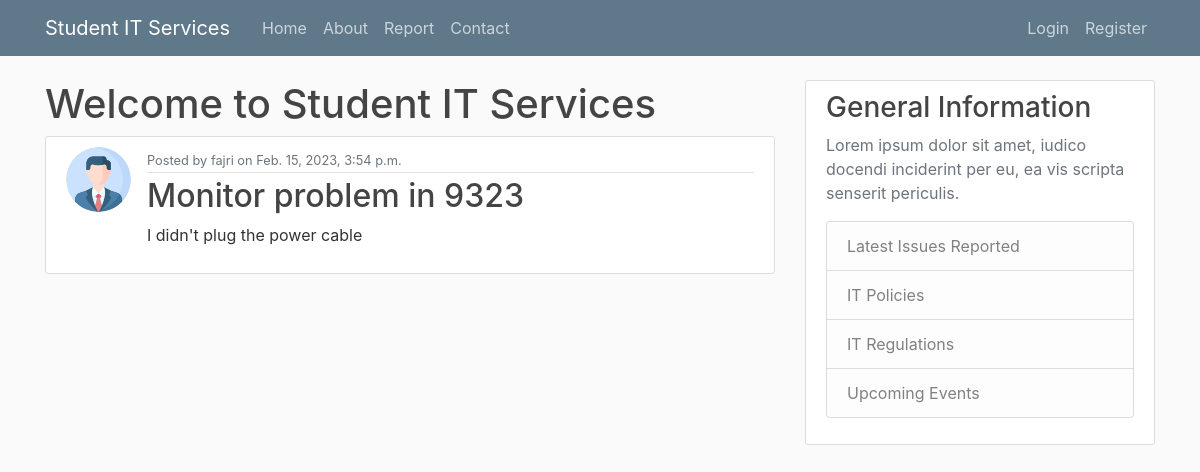
/report/, run on an earlier commit of the app's database.
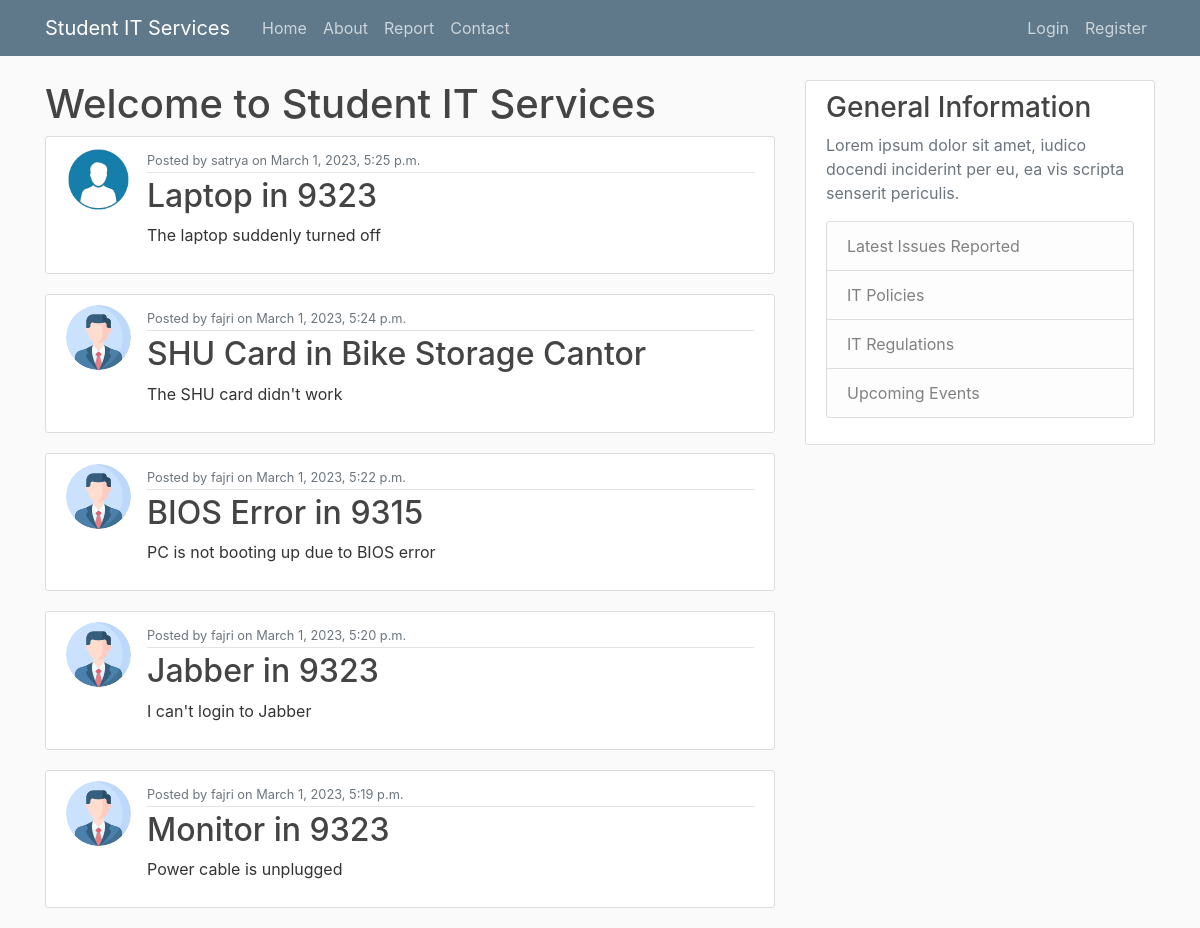
And on a later commit of the database.
### itreporting/models.py (models this page shows, shortened)
class Issue(models.Model):
    type = models.CharField(max_length = 100)
    room = models.CharField(max_length = 100)
    details = models.TextField()
    date_submitted = models.DateTimeField(default = timezone.now)
    author = models.ForeignKey(User, on_delete = models.CASCADE)

### users/models.py (models this page shows, shortened)
class Profile(models.Model):
    user = models.OneToOneField(User, on_delete=models.CASCADE)
    image = models.ImageField(default='default.png', upload_to='profile_pics')

### itreporting/views.py (the view)
# urls.py: path('report/', PostListView.as_view(), name='itreporting-report'),
class PostListView(ListView):
    model = Issue
    template_name = 'itreporting/report.html'
    context_object_name = 'issues'
    ordering = ['-date_submitted']
    paginate_by = 5
    def get_context_data(self, **kwargs):
        context = super(PostListView, self).get_context_data(**kwargs)
        context.update({'title': 'List of Issues'})
        return context

### itreporting/templates/itreporting/report.html
{% extends "itreporting/base.html" %}
{% block content %}<h1>Welcome to Student IT Services</h1>
{% for issue in issues %}
<article class="media content-section">
    <img class="rounded-circle article-img" src="{{issue.author.profile.image.url}}"/>
    <div class="media-body">
        <div class="article-metadata">
            <small class="text-muted">Posted by {{issue.author}} on {{issue.date_submitted}}</small>
        </div>
        <h2><a class="article-title" href="#">{{issue.type}} in {{issue.room}}</a></h2>
        <p class="article-content">{{issue.details}}</p>
    </div>
</article>
{% endfor %}
{% endblock %}

### itreporting/templates/itreporting/base.html (shortened to what this page needs)
{% load static %}
<!DOCTYPE html>
<html>
<head>
    <link rel="stylesheet" href="https://cdn.jsdelivr.net/npm/bootstrap@4.0.0/dist/css/bootstrap.min.css">
    <link rel="stylesheet" type="text/css" href="{% static 'css/styles.css' %}" />
</head>
<body>
    <div class="container">
        <header class="site-header">
            <nav class="navbar navbar-expand-md navbar-dark bg-steel fixed-top">
                <div class="container">
                <a class="navbar-brand mr-4" href="{% url 'itreporting-home' %}">Student IT Services</a>
                <div class="collapse navbar-collapse" id="navbarToggle">
                    <div class="navbar-nav mr-auto">
                        <a class="nav-item nav-link" href="{% url 'itreporting-home' %}">Home</a>
                        <a class="nav-item nav-link" href="{% url 'itreporting-about' %}">About</a>
                        <a class="nav-item nav-link" href="{% url 'itreporting-report' %}">Report</a>
                        <a class="nav-item nav-link" href="{% url 'itreporting-contact' %}">Contact</a>
                    </div>
                    <div class="navbar-nav">
                    {% if user.is_authenticated %}
                        <a class="nav-item nav-link" href="{% url 'issue-create' %}">Report New Issue</a>
                        <a class="nav-item nav-link" href="{% url 'profile' %}">Profile</a>
                        <a class="nav-item nav-link" href="{% url 'logout' %}">Logout</a>
                    {% else %}
                        <a class="nav-item nav-link" href="{% url 'login' %}">Login</a>
                        <a class="nav-item nav-link" href="{% url 'register' %}">Register</a>
                    {% endif %}
                    </div>
                </div>
                </div>
            </nav>
        </header>
        <div class="row">
            <div class="col-md-8">
            {% block content %}{% endblock %}
            </div>
            <div class="col-md-4">
                <div class="content-section">
                    <h3>General Information</h3>
                    <p class='text-muted'>Lorem ipsum dolor sit amet, iudico docendi inciderint per eu, ea vis scripta senserit periculis.
                      <ul class="list-group">
                        <li class="list-group-item list-group-item-light">Latest Issues Reported</li>
                        <li class="list-group-item list-group-item-light">IT Policies</li>
                        <li class="list-group-item list-group-item-light">IT Regulations</li>
                        <li class="list-group-item list-group-item-light">Upcoming Events</li>
                      </ul>
                    </p>
                  </div>
            </div>
        </div>
    </div>
</body>
</html>

### itreporting/static/css/styles.css (style rules this page uses)
body { background: #fafafa; color: #333333; margin-top: 5rem; }
h1, h2, h3, h4, h5, h6 { color: #444444; }
ul { margin: 0; }
.bg-steel { background-color: #5f788a; }
.site-header .navbar-nav .nav-link { color: #cbd5db; }
.content-section { background: #ffffff; padding: 10px 20px; border: 1px solid #dddddd; border-radius: 3px; margin-bottom: 20px; }
.article-title { color: #444444; }
.article-content { white-space: pre-line; }
.article-img { height: 65px; width: 65px; margin-right: 16px; }
.article-metadata { padding-bottom: 1px; margin-bottom: 4px; border-bottom: 1px solid #e3e3e3 }

What changed in the data, as far as the page shows it:
removed Issue: author.profile.image (picture), author "fajri", date_submitted "Feb. 15, 2023, 3:54 p.m.", type "Monitor problem", room "9323", details "I didn't plug the power cable"
added Issue: author.profile.image (placeholder picture), author "satrya", date_submitted "March 1, 2023, 5:25 p.m.", type "Laptop", room "9323", details "The laptop suddenly turned off"
added Issue: author.profile.image (picture), author "fajri", date_submitted "March 1, 2023, 5:24 p.m.", type "SHU Card", room "Bike Storage Cantor", details "The SHU card didn't work"
added Issue: author.profile.image (picture), author "fajri", date_submitted "March 1, 2023, 5:22 p.m.", type "BIOS Error", room "9315", details "PC is not booting up due to BIOS error"
added Issue: author.profile.image (picture), author "fajri", date_submitted "March 1, 2023, 5:20 p.m.", type "Jabber", room "9323", details "I can't login to Jabber"
added Issue: author.profile.image (picture), author "fajri", date_submitted "March 1, 2023, 5:19 p.m.", type "Monitor", room "9323", details "Power cable is unplugged"
